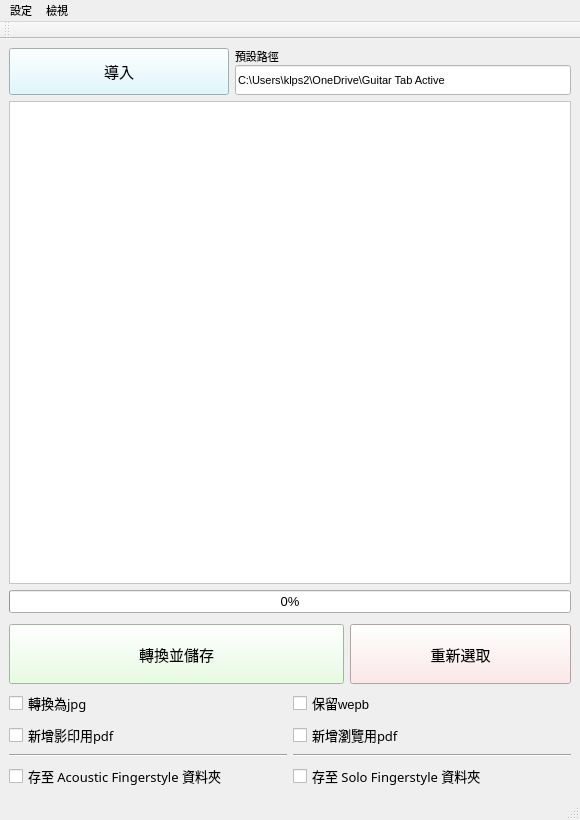
<?xml version="1.0" encoding="UTF-8"?>
<ui version="4.0">
 <class>MainWindow</class>
 <widget class="QMainWindow" name="MainWindow">
  <property name="geometry">
   <rect>
    <x>0</x>
    <y>0</y>
    <width>580</width>
    <height>820</height>
   </rect>
  </property>
  <property name="minimumSize">
   <size>
    <width>580</width>
    <height>820</height>
   </size>
  </property>
  <property name="maximumSize">
   <size>
    <width>812</width>
    <height>1100</height>
   </size>
  </property>
  <property name="font">
   <font>
    <pointsize>8</pointsize>
    <kerning>true</kerning>
   </font>
  </property>
  <property name="cursor">
   <cursorShape>ArrowCursor</cursorShape>
  </property>
  <property name="mouseTracking">
   <bool>false</bool>
  </property>
  <property name="tabletTracking">
   <bool>false</bool>
  </property>
  <property name="windowTitle">
   <string>MainWindow</string>
  </property>
  <property name="autoFillBackground">
   <bool>false</bool>
  </property>
  <widget class="QWidget" name="centralwidget">
   <property name="maximumSize">
    <size>
     <width>3840</width>
     <height>1920</height>
    </size>
   </property>
   <layout class="QVBoxLayout" name="verticalLayout">
    <item>
     <layout class="QHBoxLayout" name="horizontalLayout">
      <item>
       <widget class="QPushButton" name="import_file">
        <property name="minimumSize">
         <size>
          <width>220</width>
          <height>40</height>
         </size>
        </property>
        <property name="maximumSize">
         <size>
          <width>230</width>
          <height>50</height>
         </size>
        </property>
        <property name="font">
         <font>
          <family>Microsoft JhengHei UI Light</family>
          <pointsize>11</pointsize>
          <weight>50</weight>
          <italic>false</italic>
          <bold>false</bold>
          <strikeout>false</strikeout>
          <stylestrategy>PreferDefault</stylestrategy>
          <kerning>true</kerning>
         </font>
        </property>
        <property name="cursor">
         <cursorShape>ArrowCursor</cursorShape>
        </property>
        <property name="styleSheet">
         <string notr="true">background-color: rgb(213, 248, 255);
</string>
        </property>
        <property name="text">
         <string>導入</string>
        </property>
       </widget>
      </item>
      <item>
       <layout class="QVBoxLayout" name="verticalLayout_2">
        <property name="spacing">
         <number>0</number>
        </property>
        <property name="bottomMargin">
         <number>0</number>
        </property>
        <item>
         <widget class="QLabel" name="label">
          <property name="font">
           <font>
            <family>Microsoft YaHei Light</family>
            <pointsize>8</pointsize>
           </font>
          </property>
          <property name="text">
           <string>預設路徑</string>
          </property>
         </widget>
        </item>
        <item>
         <widget class="QLineEdit" name="default_path">
          <property name="minimumSize">
           <size>
            <width>0</width>
            <height>30</height>
           </size>
          </property>
          <property name="styleSheet">
           <string notr="true">background-color: rgb(255, 255, 255);</string>
          </property>
          <property name="text">
           <string>C:\Users\klps2\OneDrive\Guitar Tab Active</string>
          </property>
         </widget>
        </item>
       </layout>
      </item>
     </layout>
    </item>
    <item>
     <widget class="QListWidget" name="path_record">
      <property name="maximumSize">
       <size>
        <width>5000</width>
        <height>6000</height>
       </size>
      </property>
      <property name="styleSheet">
       <string notr="true">background-color: rgb(255, 255, 255);</string>
      </property>
     </widget>
    </item>
    <item>
     <widget class="QProgressBar" name="progressBar">
      <property name="font">
       <font>
        <pointsize>10</pointsize>
       </font>
      </property>
      <property name="value">
       <number>0</number>
      </property>
     </widget>
    </item>
    <item>
     <layout class="QHBoxLayout" name="horizontalLayout_3">
      <item>
       <widget class="QPushButton" name="convert_save">
        <property name="minimumSize">
         <size>
          <width>335</width>
          <height>60</height>
         </size>
        </property>
        <property name="maximumSize">
         <size>
          <width>16777215</width>
          <height>50</height>
         </size>
        </property>
        <property name="font">
         <font>
          <family>Microsoft JhengHei UI Light</family>
          <pointsize>11</pointsize>
         </font>
        </property>
        <property name="styleSheet">
         <string notr="true">background-color: rgb(224, 255, 219);</string>
        </property>
        <property name="text">
         <string>轉換並儲存</string>
        </property>
       </widget>
      </item>
      <item>
       <widget class="QPushButton" name="rechose">
        <property name="minimumSize">
         <size>
          <width>0</width>
          <height>60</height>
         </size>
        </property>
        <property name="maximumSize">
         <size>
          <width>16777215</width>
          <height>50</height>
         </size>
        </property>
        <property name="font">
         <font>
          <family>Microsoft JhengHei UI Light</family>
          <pointsize>11</pointsize>
         </font>
        </property>
        <property name="styleSheet">
         <string notr="true">background-color: rgb(255, 226, 226);</string>
        </property>
        <property name="text">
         <string>重新選取</string>
        </property>
       </widget>
      </item>
     </layout>
    </item>
    <item>
     <layout class="QGridLayout" name="gridLayout">
      <property name="topMargin">
       <number>5</number>
      </property>
      <property name="bottomMargin">
       <number>0</number>
      </property>
      <item row="0" column="1">
       <widget class="QCheckBox" name="dont_delet_webp">
        <property name="font">
         <font>
          <pointsize>10</pointsize>
         </font>
        </property>
        <property name="text">
         <string>保留wepb</string>
        </property>
       </widget>
      </item>
      <item row="3" column="1">
       <widget class="QCheckBox" name="save_solo_folder">
        <property name="font">
         <font>
          <family>Microsoft JhengHei UI Light</family>
          <pointsize>10</pointsize>
         </font>
        </property>
        <property name="text">
         <string>存至 Solo Fingerstyle 資料夾</string>
        </property>
       </widget>
      </item>
      <item row="0" column="0">
       <widget class="QCheckBox" name="convert_jpg_check">
        <property name="font">
         <font>
          <family>Microsoft JhengHei UI Light</family>
          <pointsize>10</pointsize>
          <weight>50</weight>
          <italic>false</italic>
          <bold>false</bold>
         </font>
        </property>
        <property name="text">
         <string>轉換為jpg</string>
        </property>
       </widget>
      </item>
      <item row="1" column="0">
       <widget class="QCheckBox" name="create_print_jpg">
        <property name="font">
         <font>
          <family>Microsoft JhengHei UI Light</family>
          <pointsize>10</pointsize>
          <weight>50</weight>
          <bold>false</bold>
         </font>
        </property>
        <property name="text">
         <string>新增影印用pdf</string>
        </property>
       </widget>
      </item>
      <item row="2" column="1">
       <widget class="Line" name="line_2">
        <property name="orientation">
         <enum>Qt::Horizontal</enum>
        </property>
       </widget>
      </item>
      <item row="3" column="0">
       <widget class="QCheckBox" name="save_acoustic_folder">
        <property name="font">
         <font>
          <family>Microsoft JhengHei UI Light</family>
          <pointsize>10</pointsize>
         </font>
        </property>
        <property name="text">
         <string>存至 Acoustic Fingerstyle 資料夾</string>
        </property>
       </widget>
      </item>
      <item row="2" column="0">
       <widget class="Line" name="line">
        <property name="orientation">
         <enum>Qt::Horizontal</enum>
        </property>
       </widget>
      </item>
      <item row="1" column="1">
       <widget class="QCheckBox" name="create_browse_pdf">
        <property name="font">
         <font>
          <family>Microsoft JhengHei UI Light</family>
          <pointsize>10</pointsize>
          <weight>50</weight>
          <bold>false</bold>
         </font>
        </property>
        <property name="text">
         <string>新增瀏覽用pdf</string>
        </property>
       </widget>
      </item>
     </layout>
    </item>
   </layout>
  </widget>
  <widget class="QMenuBar" name="menubar">
   <property name="geometry">
    <rect>
     <x>0</x>
     <y>0</y>
     <width>580</width>
     <height>20</height>
    </rect>
   </property>
   <property name="defaultUp">
    <bool>false</bool>
   </property>
   <widget class="QMenu" name="menuhh">
    <property name="geometry">
     <rect>
      <x>245</x>
      <y>113</y>
      <width>127</width>
      <height>76</height>
     </rect>
    </property>
    <property name="title">
     <string>設定</string>
    </property>
    <widget class="QMenu" name="menulanguage">
     <property name="title">
      <string>Language</string>
     </property>
     <addaction name="actionTraditional_Chinese"/>
    </widget>
    <widget class="QMenu" name="menuFolder_Path">
     <property name="title">
      <string>Folder Path</string>
     </property>
     <widget class="QMenu" name="menuSolo_Fingerstyle">
      <property name="title">
       <string>Solo Fingerstyle</string>
      </property>
      <addaction name="actionBrose"/>
     </widget>
     <widget class="QMenu" name="menuAcoustic_Fingerstyle">
      <property name="title">
       <string>Acoustic Fingerstyle</string>
      </property>
      <addaction name="actionBrowse"/>
     </widget>
     <widget class="QMenu" name="menuDefault_Path">
      <property name="title">
       <string>Default Path</string>
      </property>
      <addaction name="actionBrowse_2"/>
     </widget>
     <addaction name="menuDefault_Path"/>
     <addaction name="separator"/>
     <addaction name="menuAcoustic_Fingerstyle"/>
     <addaction name="menuSolo_Fingerstyle"/>
    </widget>
    <addaction name="menulanguage"/>
    <addaction name="menuFolder_Path"/>
   </widget>
   <widget class="QMenu" name="menu">
    <property name="title">
     <string>檢視</string>
    </property>
    <widget class="QMenu" name="menuBackground_Color">
     <property name="title">
      <string>Background Color</string>
     </property>
     <addaction name="actionDark"/>
     <addaction name="actionLight"/>
     <addaction name="actionDefault"/>
    </widget>
    <widget class="QMenu" name="menuPath_Color">
     <property name="title">
      <string>Path Color</string>
     </property>
     <addaction name="actionDefault_2"/>
     <addaction name="actionGreen"/>
     <addaction name="actionRed"/>
     <addaction name="separator"/>
     <addaction name="actionHide"/>
    </widget>
    <widget class="QMenu" name="menuWindow_Position">
     <property name="title">
      <string>Window Position</string>
     </property>
     <addaction name="actionDefault_3"/>
     <addaction name="separator"/>
     <addaction name="actionFixed_On_Top"/>
    </widget>
    <addaction name="menuBackground_Color"/>
    <addaction name="menuPath_Color"/>
    <addaction name="separator"/>
    <addaction name="menuWindow_Position"/>
   </widget>
   <addaction name="menuhh"/>
   <addaction name="menu"/>
  </widget>
  <widget class="QStatusBar" name="statusBar"/>
  <widget class="QToolBar" name="toolBar">
   <property name="windowTitle">
    <string>toolBar</string>
   </property>
   <attribute name="toolBarArea">
    <enum>TopToolBarArea</enum>
   </attribute>
   <attribute name="toolBarBreak">
    <bool>false</bool>
   </attribute>
  </widget>
  <action name="actionbfcb">
   <property name="text">
    <string>bfcb</string>
   </property>
  </action>
  <action name="actionTraditional_Chinese">
   <property name="text">
    <string>Traditional Chinese</string>
   </property>
  </action>
  <action name="actionDark">
   <property name="text">
    <string>Default</string>
   </property>
  </action>
  <action name="actionLight">
   <property name="text">
    <string>Light</string>
   </property>
  </action>
  <action name="actionDefault">
   <property name="text">
    <string>Dark</string>
   </property>
  </action>
  <action name="actionDefault_2">
   <property name="text">
    <string>Default</string>
   </property>
  </action>
  <action name="actionGreen">
   <property name="text">
    <string>Green</string>
   </property>
  </action>
  <action name="actionRed">
   <property name="text">
    <string>Red</string>
   </property>
  </action>
  <action name="actionHide">
   <property name="text">
    <string>Hide</string>
   </property>
  </action>
  <action name="actionBrose">
   <property name="text">
    <string>Browse</string>
   </property>
  </action>
  <action name="actionBrowse">
   <property name="text">
    <string>Browse</string>
   </property>
  </action>
  <action name="actionBrowse_2">
   <property name="text">
    <string>Browse</string>
   </property>
  </action>
  <action name="actionDefault_3">
   <property name="text">
    <string>Default</string>
   </property>
  </action>
  <action name="actionFixed_On_Top">
   <property name="text">
    <string>Fixed On Top</string>
   </property>
  </action>
  <action name="actionBottom">
   <property name="text">
    <string>Bottom</string>
   </property>
  </action>
 </widget>
 <resources/>
 <connections/>
</ui>
